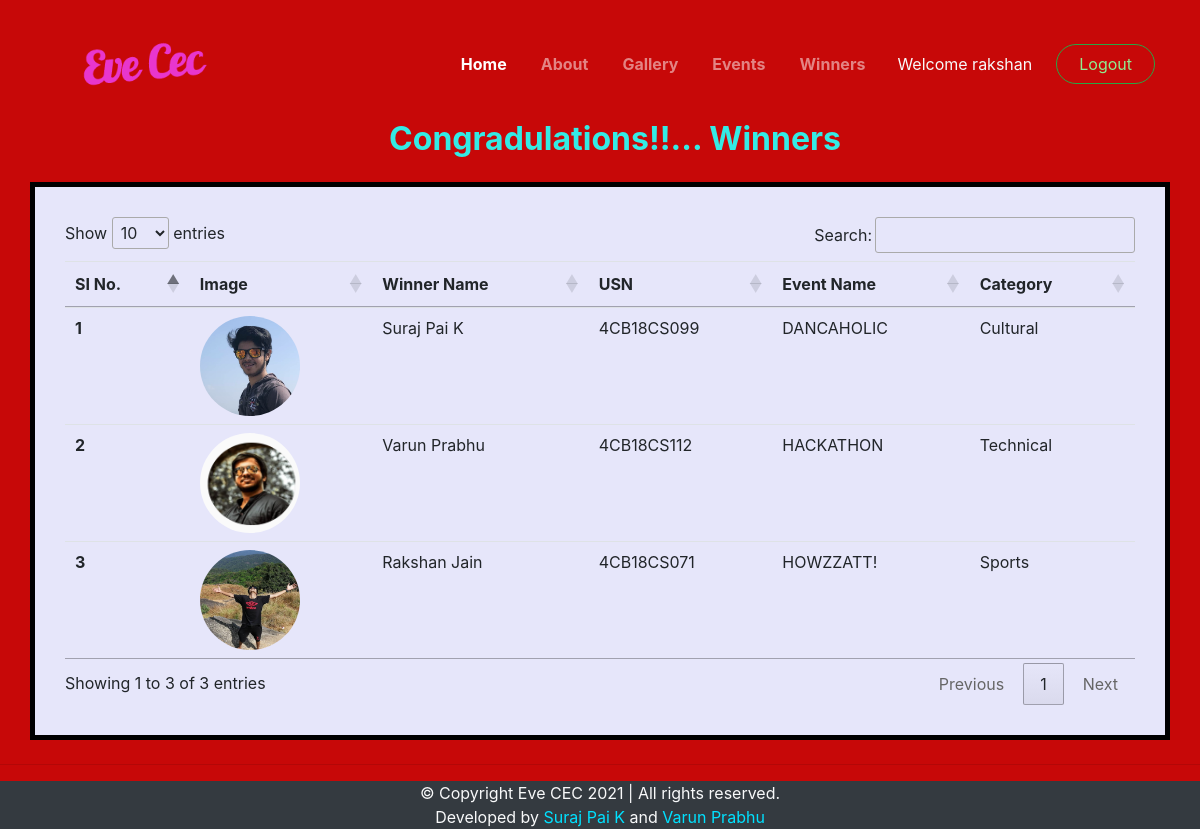
The page /winner.php (signed in) on the database its author committed.
### tables this page shows
CREATE TABLE `winner` ( 
  `si` INT NOT NULL AUTO_INCREMENT UNIQUE KEY ,  
  `image_id` INT NOT NULL ,  
  `stud_name` VARCHAR(30) NOT NULL ,  
  `usn` VARCHAR(11) NOT NULL ,  
  `eve_name` VARCHAR(50) NOT NULL ,  
  `category` VARCHAR(30) NOT NULL ,  
  `timestrap` DATETIME NOT NULL DEFAULT CURRENT_TIMESTAMP,
   FOREIGN KEY(usn) REFERENCES users(usn) ON DELETE CASCADE
);

### winner_table.php (the view, shortened to what this page needs)
<?php
    include 'partials/dbconnect.php';
?>
<!DOCTYPE html>
<html lang="en">
<head>
    <link rel="stylesheet" href="https://stackpath.bootstrapcdn.com/bootstrap/4.4.1/css/bootstrap.min.css"
>
    <link rel="stylesheet" href="//cdn.datatables.net/1.10.20/css/jquery.dataTables.min.css">
    <link rel="stylesheet" href="https://cdnjs.cloudflare.com/ajax/libs/animate.css/4.1.1/animate.min.css" />
    <link rel="stylesheet" href="swiper.min.css">
    <link rel="stylesheet" href="style.css">
</head>
<body style="background-color: #c70808;">
    <h2 class="text-center" style="padding:80px 0 0 30px;color:#34ebe5;font-weight:bold;">Congradulations!!... Winners</h2>
    <div class="container my-4" style="background-color:#E6E6FA;padding:30px;border:5px solid black;">
        <table class="table" id="myTable">
            <thead>
                <tr>
                    <th scope="col">SI No.</th>
                    <th scope="col">Image</th>
                    <th scope="col">Winner Name</th>
                    <th scope="col">USN</th>
                    <th scope="col">Event Name</th>
                    <th scope="col">Category</th>
                </tr>
            </thead>
            <tbody>
                <?php
        $sql="SELECT * FROM `winner`";
        $result=mysqli_query($conn,$sql);
        $sno=0;
        while($row=mysqli_fetch_assoc($result)){
          $sno+=1;
          echo "<tr>
            <th scope='row'>".$sno."</th>
            <td><img src='Images/Winners/winner-".$row['image_id'].".jpg' alt='image' style='width:100px;height:100px;border-radius:50%;'></td>
            <td>".$row['stud_name']."</td>
            <td>".$row['usn']."</td>
            <td>".$row['eve_name']."</td>
            <td>".$row['category']."</td>";
            echo "</td>
            </tr>";
        }
      ?>
            </tbody>
        </table>
    </div>
    <hr>
</body>
</html>

### style.css (style rules this page uses)
* { margin:0; padding:0; }
html { scroll-behavior: smooth; }

### rows shown on the page
winner: shows a picture, stud_name "Suraj Pai K", usn "4CB18CS099", eve_name "DANCAHOLIC", category "Cultural"
winner: shows a picture, stud_name "Varun Prabhu", usn "4CB18CS112", eve_name "HACKATHON", category "Technical"
winner: shows a picture, stud_name "Rakshan Jain", usn "4CB18CS071", eve_name "HOWZZATT!", category "Sports"

### other values the page prints
$_SESSION['uname'] "rakshan"
